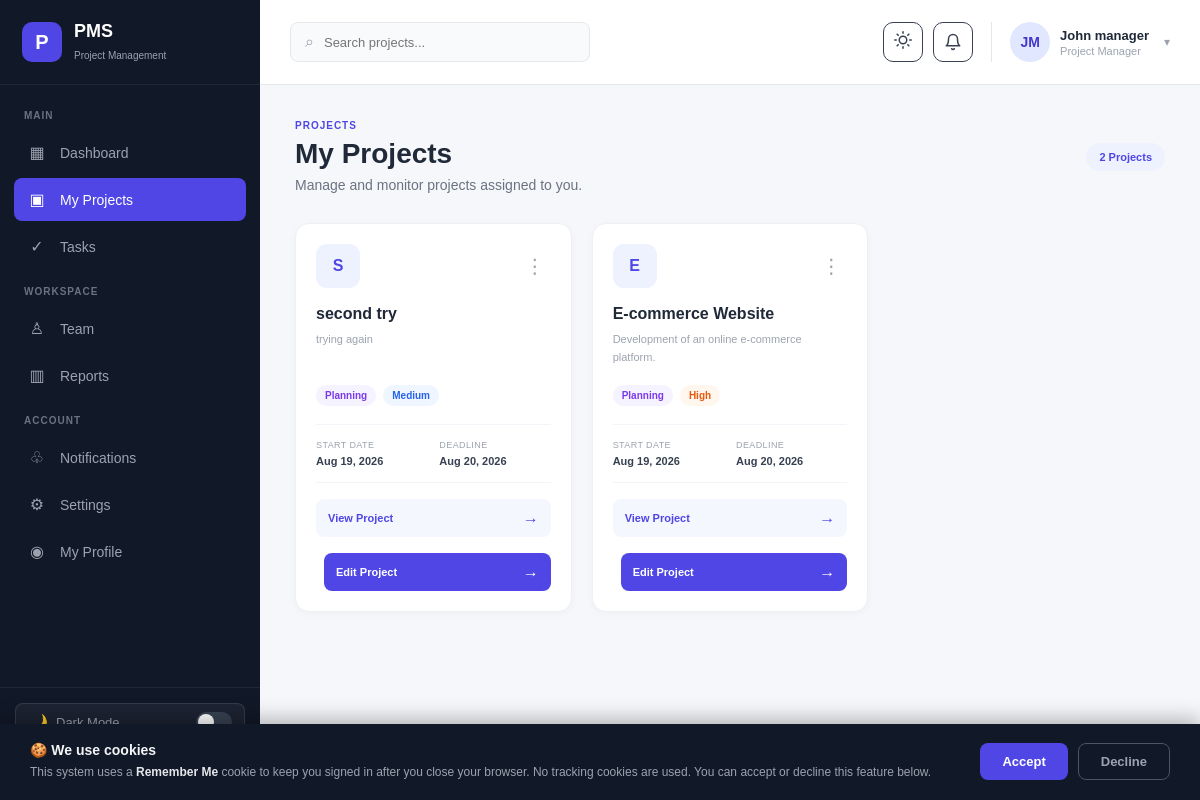
Page /manager-projects.php (signed in) on the committed database.
### tables this page shows
CREATE TABLE `projects` (
  `id` int NOT NULL AUTO_INCREMENT,
  `name` varchar(150) NOT NULL,
  `description` text,
  `start_date` date NOT NULL,
  `end_date` date DEFAULT NULL,
  `status` enum('planning','in_progress','on_hold','completed','cancelled') NOT NULL DEFAULT 'planning',
  `priority` enum('low','medium','high','urgent') NOT NULL DEFAULT 'medium',
  `manager_id` int NOT NULL,
  `created_by` int NOT NULL,
  `created_at` timestamp NULL DEFAULT CURRENT_TIMESTAMP,
  `updated_at` timestamp NULL DEFAULT CURRENT_TIMESTAMP ON UPDATE CURRENT_TIMESTAMP,
  PRIMARY KEY (`id`),
  KEY `fk_project_manager` (`manager_id`),
  KEY `fk_project_creator` (`created_by`)
);

### manager-projects.php (the view, shortened to what this page needs)
<?php
require_once "auth_check.php";
require_once "avatar_helper.php";;
$manager_id = (int) $_SESSION["user_id"];
$manager_name = $_SESSION["full_name"] ?? "Project Manager";
$projects = [];
$query = "
    SELECT
        p.id,
        p.name,
        p.description,
        p.start_date,
        p.end_date,
        p.status,
        p.priority,
        p.created_at
    FROM projects p
    WHERE p.manager_id = ?
    ORDER BY p.created_at DESC
";
$stmt = mysqli_prepare($conn, $query);
if ($stmt) {
    mysqli_stmt_bind_param(
        $stmt,
        "i",
        $manager_id
    );
    mysqli_stmt_execute($stmt);
    $result = mysqli_stmt_get_result($stmt);
    if ($result) {
        while ($row = mysqli_fetch_assoc($result)) {
            $projects[] = $row;
        }
    }
}
$total_projects = count($projects);
?>
<!DOCTYPE html>
<html lang="en">
<head>
    <link
        rel="stylesheet"
        href="assets/css/style.css"
    >
</head>
<body>
<div class="admin-layout">
    <aside class="sidebar">
        <div class="sidebar-logo">
            <div class="logo-icon">
                P
            </div>
            <div>
                <h2>
                    PMS
                </h2>
                <span>
                    Project Management
                </span>
            </div>
        </div>
        <nav class="sidebar-nav">
            <p class="nav-title">
                MAIN
            </p>
            <a
                href="manager-dashboard.php"
                class="nav-item"
            >
                <span class="nav-icon">
                    ▦
                </span>
                Dashboard
            </a>
            <a
                href="manager-projects.php"
                class="nav-item active"
            >
                <span class="nav-icon">
                    ▣
                </span>
                My Projects
            </a>
            <a
                href="manager-tasks.php"
                class="nav-item"
            >
                <span class="nav-icon">
                    ✓
                </span>
                Tasks
            </a>
            <p class="nav-title">
                WORKSPACE
            </p>
            <a
                href="manager-team.php"
                class="nav-item"
            >
                <span class="nav-icon">
                    ♙
                </span>
                Team
            </a>
            <a
                href="manager-reports.php"
                class="nav-item"
            >
                <span class="nav-icon">
                    ▥
                </span>
                Reports
            </a>
            <p class="nav-title">
                ACCOUNT
            </p>
                        <a
                href="notifications.php"
                class="nav-item"
            >
                <span class="nav-icon">♧</span>
                Notifications
            </a>
            <a
                href="manager-settings.php"
                class="nav-item"
            >
                <span class="nav-icon">
                    ⚙
                </span>
                Settings
            </a>
            <a
                href="profile.php"
                class="nav-item"
            >
                <span class="nav-icon">
                    ◉
                </span>
                My Profile
            </a>
        </nav>
        <div class="sidebar-bottom">
            <button class="dark-mode-toggle" onclick="toggleDarkMode()" title="Toggle Dark Mode">
                <span class="toggle-icon">🌙</span>
                <span>Dark Mode</span>
                <span class="toggle-track"></span>
            </button>
            <a
                href="logout.php"
                class="logout-item"
            >
                <span>
                </span>
            </a>
        </div>
    </aside>
    <main class="main-content">
        <header class="topbar">
            <div class="topbar-left">
                <div class="search-box">
                    <span>
                        ⌕
                    </span>
                    <input
                        type="text"
                        id="projectSearch"
                        placeholder="Search projects..."
                        autocomplete="off"
                    >
                </div>
            </div>
            <div class="topbar-right">
                                <button
                    class="theme-toggle-btn"
                    onclick="toggleTheme()"
                    title="Toggle Theme"
                >
                    <span class="theme-icon-light"></span>
                </button>
<button
                    class="notification-button"
                    type="button"
                    onclick="window.location.href='notifications.php'"
                    style="position:relative;"
                >
                    <svg width="18" height="18" viewBox="0 0 24 24" fill="none" stroke="currentColor" stroke-width="2" stroke-linecap="round" stroke-linejoin="round"><path d="M18 8A6 6 0 0 0 6 8c0 7-3 9-3 9h18s-3-2-3-9"/><path d="M13.73 21a2 2 0 0 1-3.46 0"/></svg>
                </button>
                <div class="admin-profile">
                    <?= render_avatar($_SESSION["profile_image"] ?? null, $manager_name, (int)($_SESSION["user_id"])) ?>
                    <div class="profile-info">
                        <strong>
                            <?= htmlspecialchars(
                                $manager_name
                            ) ?>
                        </strong>
                        <span>
                            Project Manager
                        </span>
                    </div>
                    <span class="profile-arrow">
                        ▾
                    </span>
                </div>
            </div>
        </header>
        <section class="dashboard-content">
            <div class="page-header">
                <div>
                    <span class="page-label">
                        PROJECTS
                    </span>
                    <h1>
                        My Projects
                    </h1>
                    <p>
                        Manage and monitor projects assigned to you.
                    </p>
                </div>
                <div class="page-actions">
                    <span class="project-count">
                        <?= $total_projects ?>
                        Project<?=
                            $total_projects != 1
                                ? "s"
                                : ""
                        ?>
                    </span>
                </div>
            </div>
            <?php if (!empty($projects)): ?>
                <div
                    class="manager-project-grid"
                    id="projectsGrid"
                >
                    <?php foreach ($projects as $project): ?>
                        <div
                            class="manager-project-card"
                            data-project="<?= htmlspecialchars(
                                strtolower(
                                    $project["name"]
                                )
                            ) ?>"
                        >
                            <div class="manager-card-top">
                                <div class="project-card-icon">
                                    <?= htmlspecialchars(
                                        strtoupper(
                                            substr(
                                                $project["name"],
                                                0,
                                                1
                                            )
                                        )
                                    ) ?>
                                </div>
                                <div class="manager-card-menu">
                                    <button
                                        type="button"
                                        onclick="openProjectMenu(
                                            <?= (int) $project["id"] ?>
                                        )"
                                        aria-label="Project options"
                                    >
                                        ⋮
                                    </button>
                                </div>
                            </div>
                            <h2>
                                <?= htmlspecialchars(
                                    $project["name"]
                                ) ?>
                            </h2>
                            <p class="project-description">
                                <?= htmlspecialchars(
                                    $project["description"]
                                    ?: "No description provided."
                                ) ?>
                            </p>
                            <div class="project-card-badges">
                                <span
                                    class="status-badge status-<?= htmlspecialchars(
                                        $project["status"]
                                    ) ?>"
                                >
                                    <?= htmlspecialchars(
                                        ucfirst(
                                            str_replace(
                                                "_",
                                                " ",
                                                $project["status"]
                                            )
                                        )
                                    ) ?>
                                </span>
                                <span
                                    class="priority-badge priority-<?= htmlspecialchars(
                                        $project["priority"]
                                    ) ?>"
                                >
                                    <?= htmlspecialchars(
                                        ucfirst(
                                            $project["priority"]
                                        )
                                    ) ?>
                                </span>
                            </div>
                            <div class="project-card-details">
                                <div>
                                    <span>
                                        Start Date
                                    </span>
                                    <strong>
                                        <?= !empty(
                                            $project["start_date"]
                                        )
                                            ? date(
                                                "M d, Y",
                                                strtotime(
                                                    $project["start_date"]
                                                )
                                            )
                                            : "Not set"
                                        ?>
                                    </strong>
                                </div>
                                <div>
                                    <span>
                                        Deadline
                                    </span>
                                    <strong>
                                        <?php if (
                                            !empty(
                                                $project["end_date"]
                                            )
                                        ): ?>
                                            <?= date(
                                                "M d, Y",
                                                strtotime(
                                                    $project["end_date"]
                                                )
                                            ) ?>
                                        <?php else: ?>
                                            No deadline
                                        <?php endif; ?>
                                    </strong>
                                </div>
                            </div>
                            <a
                                href="manager-project-details.php?id=<?= (int) $project["id"] ?>"
                                class="project-view-button"
                            >
                                View Project
                                <span>
                                    →
                                </span>
                            </a>
                            <a
                                href="manager-edit-project.php?id=<?= (int) $project["id"] ?>"
                                class="project-view-button"
                                style="background:#4f46e5; color:#fff; margin-left:8px;"
                            >
                                Edit Project
                                <span>
                                    →
                                </span>
                            </a>
                        </div>
                    <?php endforeach; ?>
                </div>
            <?php endif; ?>
        </section>
    </main>
</div>
<?php include "cookie_consent.php"; ?>
</body>
</html>

### rows in the picture
projects: name "S", name "second try", description "trying again", status "Planning", priority "Medium", start_date "Aug 19, 2026", end_date "Aug 20, 2026"
projects: name "E", name "E-commerce Website", description "Development of an online e-commerce platform.", status "Planning", priority "High", start_date "Aug 19, 2026", end_date "Aug 20, 2026"

### other values in the picture
$escaped_initials "JM"
$manager_name "John manager"
$total_projects "2"
